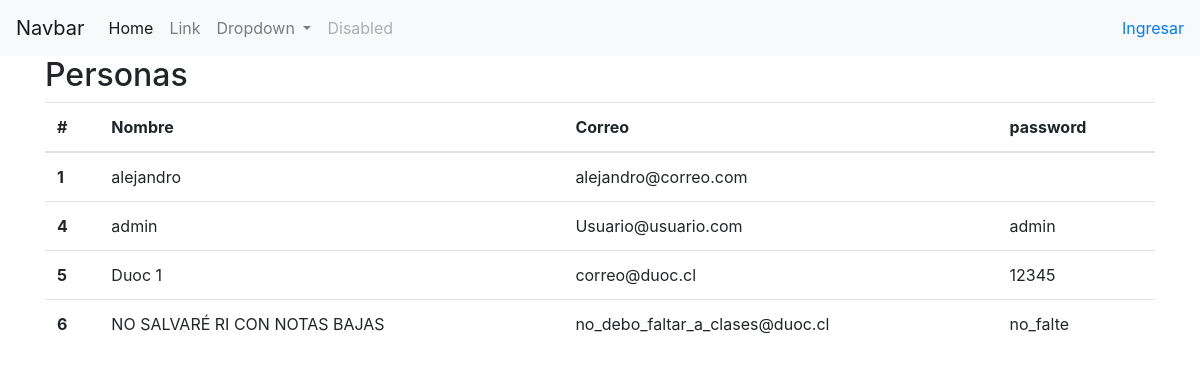
The page / on the database its author committed.
### registro/models.py (models this page shows, shortened)
class Persona(models.Model):
    nombre = models.CharField(max_length=40)
    correo = models.CharField(max_length=40)
    contrasenia = models.CharField(max_length=40)

### registro/views.py (the view)
# urls.py: path('', views.index, name="index"),
def index(request):
    usuario = request.session.get('usuario',None)
    return render(request,'index.html',{'name':'Registro de personas','personas':Persona.objects.all(),'usuario':usuario})

### registro/templates/index.html (shortened to what this page needs)
<!doctype html>
<html lang="en">
  <head>
    <link rel="stylesheet" href="https://stackpath.bootstrapcdn.com/bootstrap/4.1.3/css/bootstrap.min.css">
    {% load static %}
  </head>
  <body>
    <nav class="navbar navbar-expand-lg navbar-light bg-light">
        <a class="navbar-brand" href="#">Navbar</a>
        <div class="collapse navbar-collapse" id="navbarSupportedContent">
          <ul class="navbar-nav mr-auto">
            <li class="nav-item active">
              <a class="nav-link" href="#">Home <span class="sr-only">(current)</span></a>
            </li>
            <li class="nav-item">
              <a class="nav-link" href="#">Link</a>
            </li>
            <li class="nav-item dropdown">
              <a class="nav-link dropdown-toggle" href="#" id="navbarDropdown" role="button" data-toggle="dropdown" aria-haspopup="true" aria-expanded="false">
                Dropdown
              </a>
            </li>
            <li class="nav-item">
              <a class="nav-link disabled" href="#">Disabled</a>
            </li>
          </ul>
          <ul class="navbar-nav my-2 my-lg-0">
              {% if usuario is not None %}
           <li class="nav-item">Bienvenido {{usuario}} <a href="{% url "cerrar_session" %}">Cerrar Sesión</a> </li>
           {% else %}
            <li class="nav-item"><a href="{% url "login"%}">Ingresar</a> </li>
            {% endif %}
          </ul>
        </div>
      </nav>
      <div class="container">
          <h2>Personas</h2>
          <table class="table">
                <thead>
                  <tr>
                    <th scope="col">#</th>
                    <th scope="col">Nombre</th>
                    <th scope="col">Correo</th>
                    <th scope="col">password</th>
                  </tr>
                </thead>
                <tbody>
                    {% for p in personas %}
                        <tr>
                            <th scope="row">{{p.id}}</th>
                            <td>{{p.nombre}}</td>
                            <td>{{p.correo}}</td>
                            <td>{{p.contrasenia}}</td>
                        </tr>
                    {% endfor %}
                </tbody>
              </table>
      </div>
</body>
</html>

### rows shown on the page
Persona: id "1", nombre "alejandro", correo "alejandro@correo.com"
Persona: id "4", nombre "admin", correo "Usuario@usuario.com", contrasenia "admin"
Persona: id "5", nombre "Duoc 1", correo "correo@duoc.cl", contrasenia "12345"
Persona: id "6", nombre "NO SALVARÉ RI CON NOTAS BAJAS", correo "no_debo_faltar_a_clases@duoc.cl", contrasenia "no_falte"
